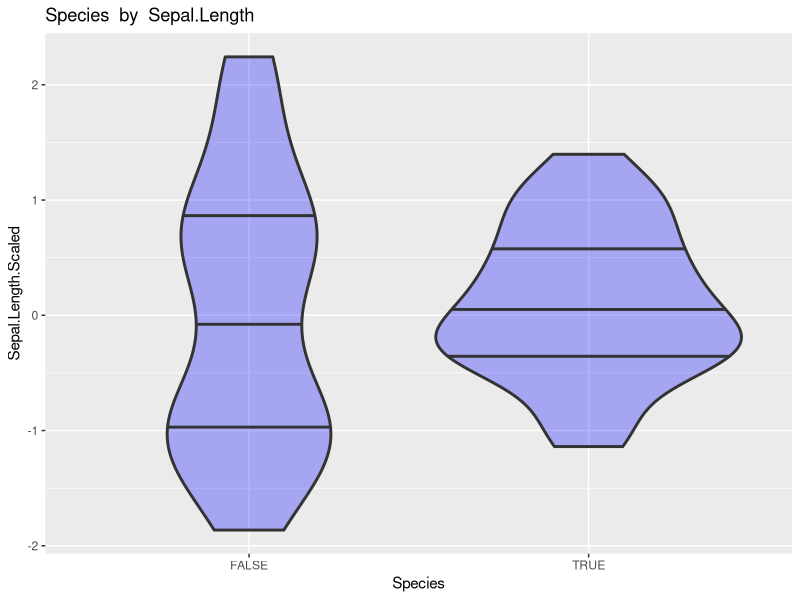
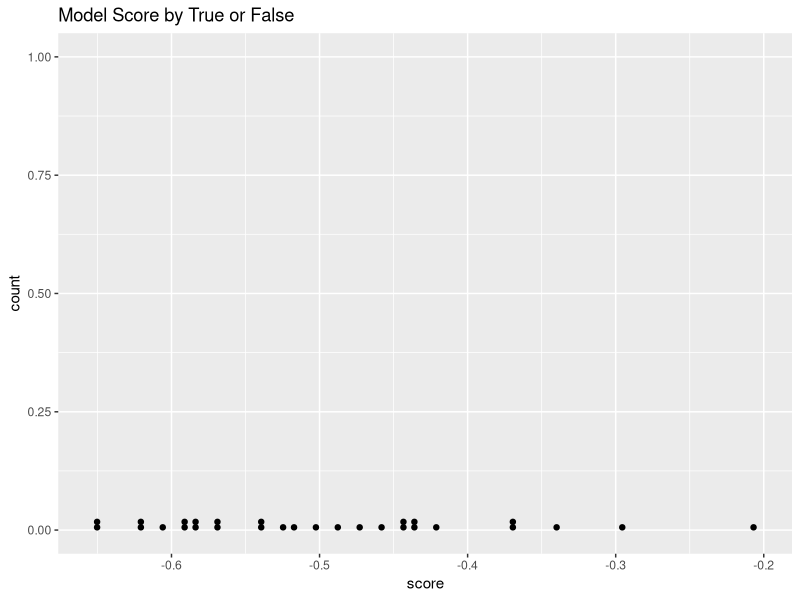
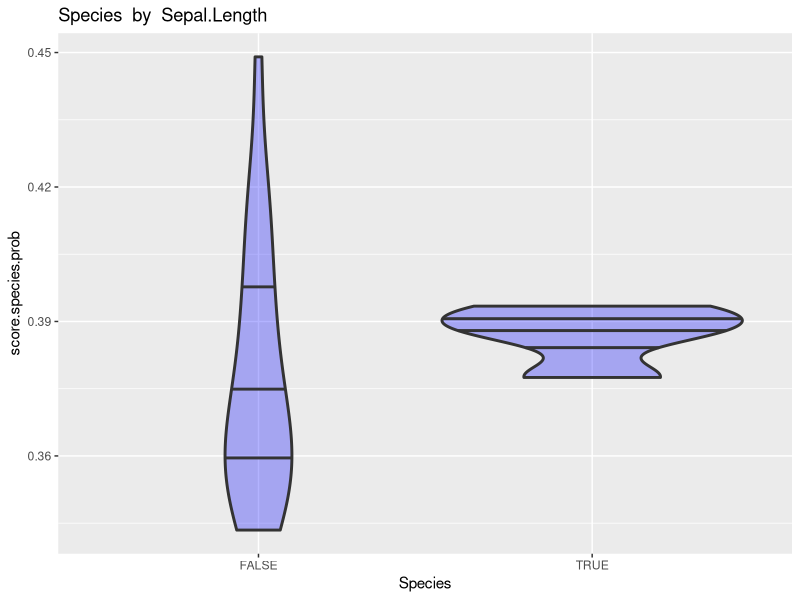
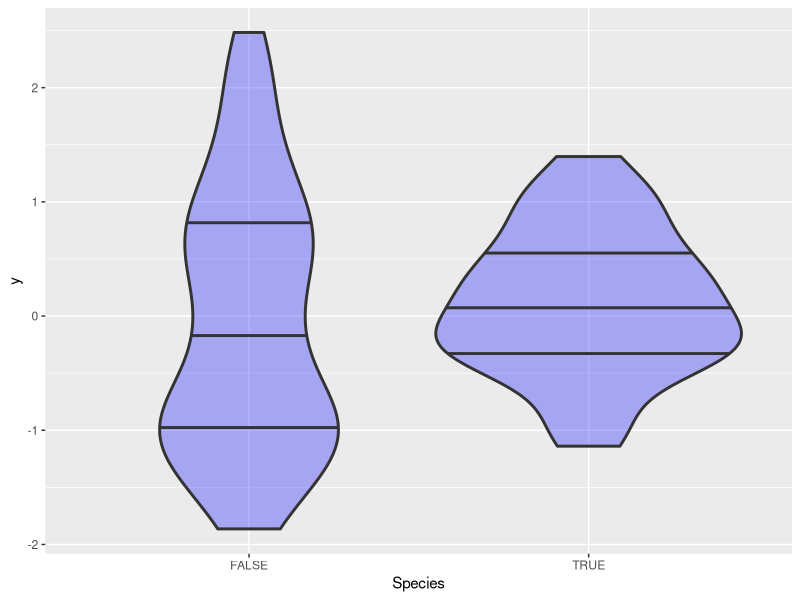
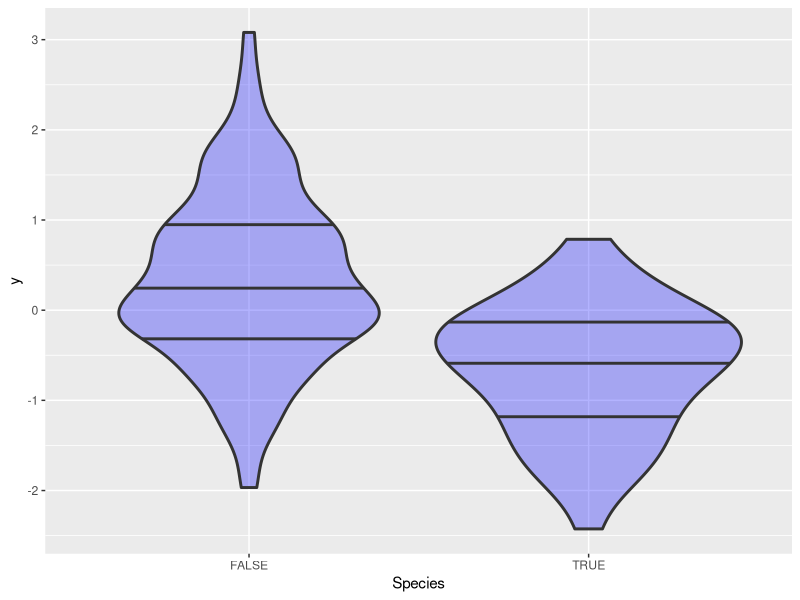
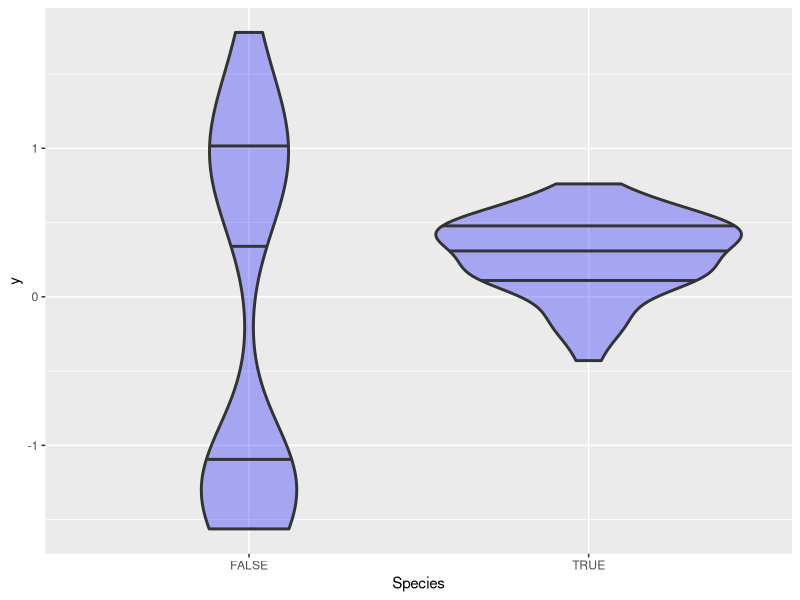
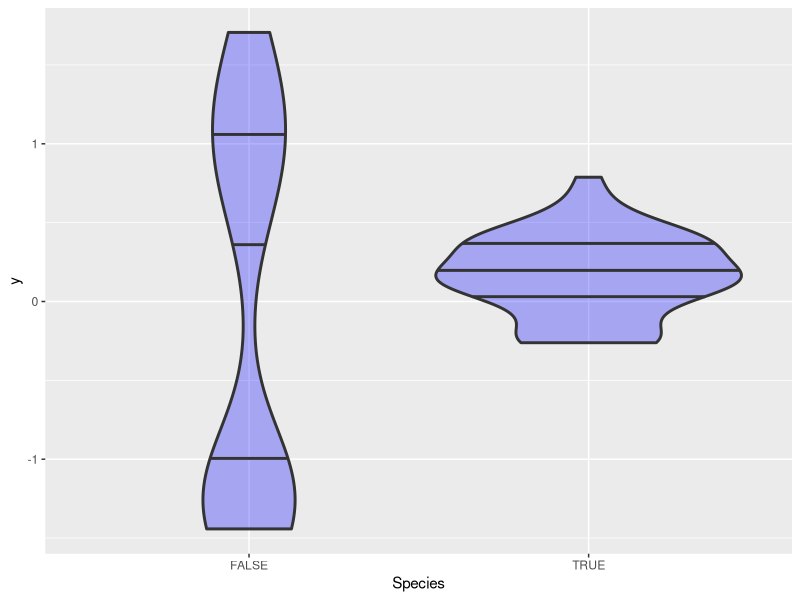
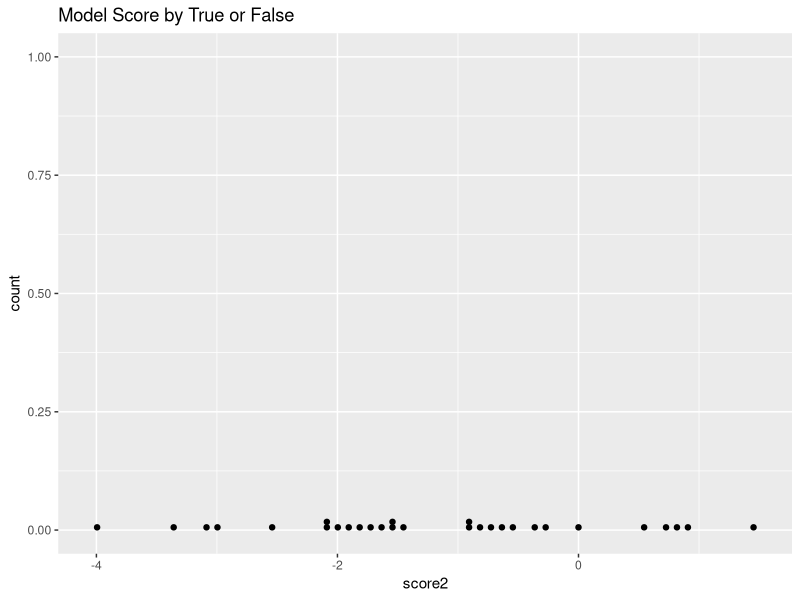

Recreate these plots in R, in order.
## ---- chunk 1
# Load libraries
# Do not load any additional libraries other than what is provided in this template

# You can reference the caret package using caret::<function>
library(lubridate)
library(tidyverse)
## ---- chunk 2
# Explore data structure
# Data: iris
iris %>% glimpse()

# Display help on data
? iris
## ---- chunk 3
#Added this line to make the data a binary classification
df.iris <- iris %>% mutate(Species=if_else(Species=="versicolor", TRUE, FALSE) %>% as.factor())
# Placeholder cell to create your own data frames from the source data
normalize <- function(x) (x - mean(x))/sd(x)
df.iris  = df.iris %>%
    mutate(Sepal.Length.Scaled = normalize(Sepal.Length),
           Sepal.Width.Scaled = normalize(Sepal.Width),
           Petal.Length.Scaled = normalize(Petal.Length),
           Petal.Width.Scaled = normalize(Petal.Width)
           )
df.iris %>% glimpse() 
df.iris %>% summary()
## ---- chunk 4
## 80% of the sample size
set.seed(1222)
iris.train <- df.iris %>% 
  sample_frac(0.8)

iris.test <- df.iris %>%  
  setdiff(iris.train)

print(str_c("iris.train rows: ", nrow(iris.train)))
print(str_c("iris.test rows: ", nrow(iris.test)))
nrow(iris.test) + nrow(iris.train) == nrow(df.iris)

iris.test$Species %>% table()
## ---- chunk 5
# placeholder
iris.train %>% 
  ggplot(aes(x = Species, y = Sepal.Length.Scaled)) +
  geom_violin(draw_quantiles = c(0.25, 0.5, 0.75), 
              fill = 'blue', alpha = 0.3, size = 1.0) +
  labs(title= "Species  by  Sepal.Length")

Sepal.Length.mod <- glm(Species ~ Sepal.Length.Scaled, 
                   data = iris.train, 
                family=binomial())
Sepal.Length.mod %>% summary()

cat('Confidence intervals of coefficients')
Sepal.Length.mod %>% confint()
## ---- chunk 6
iris.test$score <- predict(Sepal.Length.mod, newdata = iris.test)
binwidth <- (max(iris.test[, 'score']) - min(iris.test[, 'score'])) / 60

ggplot(iris.test, aes(x = score)) + 
  geom_dotplot(dotsize = 0.5, method = "histodot", binwidth = binwidth) +
  labs(title="Model Score by True or False")

iris.test = iris.test %>% 
                    mutate(score.species.prob = exp(score)/(1 + exp(score))) 
iris.test %>% glimpse()

iris.test %>% 
  ggplot(aes(x = Species, y = score.species.prob)) +
  geom_violin(draw_quantiles = c(0.25, 0.5, 0.75), 
              fill = 'blue', alpha = 0.3, size = 1.0) +
  labs(title= "Species  by  Sepal.Length")
## ---- chunk 7
iris.test <- iris.test %>% mutate(score.species = if_else(score.species.prob > 0.32, "TRUE", "FALSE") %>% as.factor())

iris.test %>% glimpse()

iris.test$score.species %>% table()
caret::confusionMatrix(data = iris.test$score.species, 
                       reference = iris.test$Species, 
                       mode = "prec_recall")
## ---- chunk 8
plot.violin <- function(col, df){
    p1 <- df %>% 
      ggplot(aes_string('Species', col)) + 
      geom_violin(draw_quantiles = c(0.25, 0.5, 0.75), 
              fill = 'blue', alpha = 0.3, size = 1.0)
    p1 %>% print()
}
cols = df.iris %>% 
        select(Sepal.Length.Scaled, Sepal.Width.Scaled, Petal.Length.Scaled, Petal.Width.Scaled)

cols %>% walk(plot.violin, df.iris)

## ---- chunk 9
Species.mod <- glm(Species ~., 
                   data = iris.train, 
                family=binomial())

Species.mod %>% summary()

cat('Confidence intervals of coefficients')
Species.mod %>% confint()
## ---- chunk 10
iris.test$score2 <- predict(Species.mod, newdata = iris.test)
binwidth <- (max(iris.test[, 'score2']) - min(iris.test[, 'score2'])) / 60

ggplot(iris.test, aes(x = score2)) + 
  geom_dotplot(dotsize = 0.5, method = "histodot", binwidth = binwidth) +
  labs(title="Model Score by True or False")

iris.test = iris.test %>% 
                    mutate(score.species.prob2 = exp(score2)/(1 + exp(score2))) 
iris.test %>% glimpse()

iris.test %>% 
  ggplot(aes(x = Species, y = score.species.prob2)) +
  geom_violin(draw_quantiles = c(0.25, 0.5, 0.75), 
              fill = 'blue', alpha = 0.3, size = 1.0) +
  labs(title= "Species  by  Sepal & Petal")
## ---- chunk 11
iris.test <- iris.test %>% mutate(score.species2 = if_else(score.species.prob2 > 0.37, "TRUE", "FALSE") %>% as.factor())

iris.test %>% glimpse()

iris.test$score.species2 %>% table()
caret::confusionMatrix(data = iris.test$score.species2, 
                       reference = iris.test$Species, 
                       mode = "prec_recall")
